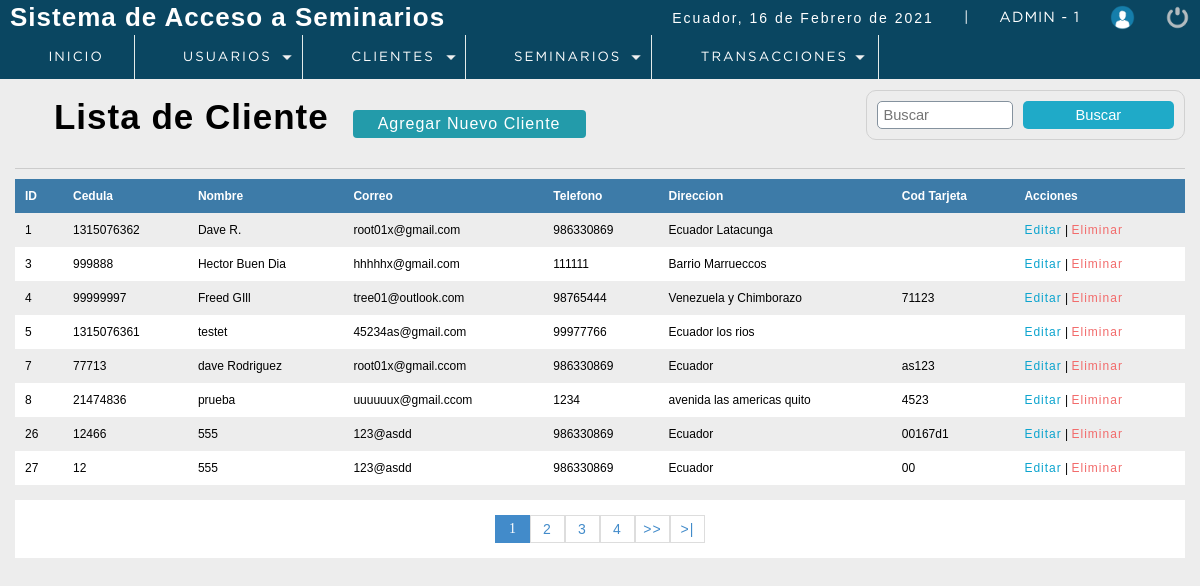
The page /sistema/lista_clientes.php (signed in) on the database its author committed.
### tables this page shows
CREATE TABLE `cliente` (
  `idcliente` int(11) NOT NULL,
  `cedula` int(11) DEFAULT NULL,
  `nombre` varchar(80) DEFAULT NULL,
  `apellidos` varchar(80) NOT NULL,
  `Correo` varchar(80) DEFAULT NULL,
  `telefono` int(11) DEFAULT NULL,
  `direccion` text DEFAULT NULL,
  `dateAdd` datetime NOT NULL DEFAULT current_timestamp(),
  `usuario_id` int(11) NOT NULL,
  `status` int(11) NOT NULL DEFAULT 1,
  `cod_tarjeta` varchar(20) NOT NULL
);

### sistema/lista_clientes.php (the view, shortened to what this page needs)
<?php
 include "../conection.php";
?>
<!DOCTYPE html>
<html lang="en">
<head>
	<?php include "includes/scripts.php"?>
</head>
<body>
 <?php include "includes/header.php"?>
	<section id="container">
		<h1><i class="fas fa-list-alt"></i> Lista de Cliente</h1>
        <a href="registro_cliente.php" class="btn_new">Agregar Nuevo Cliente</a>
    <form action="buscar_cliente.php" method="get" class="form_search">
        <input type="text" name="busqueda" id="busqueda" placeholder="Buscar">
        <input type="submit" value="Buscar" class="btn_search" >
    </form>
    <hr>
        <table>
            <tr>
                <th>ID</th>
                <th>Cedula</th>
                <th>Nombre</th>
                <th>Correo</th>
                <th>Telefono</th>
                <th>Direccion</th>
                <th>Cod Tarjeta</th>
                <th>Acciones</th>
            </tr>
            <?php
           $sql_registre = mysqli_query($conection,"SELECT COUNT(*) AS total_registro FROM cliente WHERE Status =1");
           $result_registre = mysqli_fetch_array($sql_registre);
           $total_resgistros = $result_registre['total_registro'];
           $por_pagina = 8;
           if (empty($_GET['pagina'])) {
               $pagina =1;
           }
           else {
               $pagina = $_GET['pagina'];
           }
           $desde = ($pagina - 1) * $por_pagina;
           $total_paginas = ceil($total_resgistros / $por_pagina);
           $query = mysqli_query($conection,"SELECT * FROM cliente  WHERE status = 1
                                                                    ORDER BY idcliente ASC LIMIT $desde, $por_pagina");
           $result = mysqli_num_rows($query);
           if ($result > 0) {
               while ($data = mysqli_fetch_array($query)) {
           ?>
            <tr>
                <td><?php echo $data["idcliente"];?></td>
                <td><?php echo $data["cedula"];?></td>
                <td><?php echo $data["nombre"];?></td>
                <td><?php echo $data["Correo"];?></td>
                <td><?php echo $data["telefono"];?></td>
                <td><?php echo $data["direccion"];?></td>
                <td><?php echo $data["cod_tarjeta"];?></td>
                <td>
                    <a class="link_edit" href="editar_cliente.php?id=<?php echo $data["idcliente"];?>">Editar</a>
                   <?php if ($_SESSION['rol']==1 || $_SESSION['rol']==2) {
                     ?>
                     |
                    <a class="link_delete" href="eliminar_cliente.php?id=<?php echo $data["idcliente"];?>">Eliminar</a>
                    <?php } ?>
                </td>
            </tr>
                <?php
               }
           }
            ?>
        </table>
        <div class="paginador">
                    <ul>
                    <?php
                    for ($i=1; $i <= $total_paginas; $i++) {
                        if ($i == $pagina) {
                            echo '<li class="pageSelected">'.$i.'</li>';
                        }
                        else {
                            echo '<li><a href="?pagina='.$i.'">'.$i.'</a></li>';
                        }
                    }
                    if ($pagina!=$total_paginas) {
                    ?>
                    <li><a href="?pagina=<?php echo $pagina+1;?>">>></a></li>
                    <li><a href="?pagina=<?php echo $total_paginas;?>">>|</a></li>
                        <?php
                            }
                        ?>
                    </ul>
                </div>
	</section>
</body>
</html>

### sistema/css/style.css (style rules this page uses)
* { margin: 0; padding: 0; box-sizing: border-box; }
body { background: #ededed; }
h1, h2, h3, h4, h5, h6 { font-family: 'arial'; font-weight: bold; letter-spacing: 1px; }
h1 { font-size: 26px; }
a { text-decoration: none; font-family: arial; letter-spacing: 1px; }
#container { padding: 90px 15px 15px; }
hr { border: 0; background: #CCC; height: 1px; margin: 10px 0; display: block; }
form { border: 2px solid #78909C; border-radius: 2%; background: #FFF; margin: auto; padding: 20px 50px; border: 1px solid #d1d1d1; }
input,select { display: block; width: 100%; font-size: 11pt; padding: 5px; border: 1px solid #85929e; border-radius: 5px; }
#container h1 { font-size: 35px; display: inline-block; }
.btn_new { display: inline-block; background: #239baa; color: #FFF; padding: 5px 25px; border-radius: 4px; margin: 20px; }
table { border-collapse: collapse; font-size: 12px; font-family: 'arial'; width: 100%; }
table th { text-align: left; padding: 10px; background: #3d7ba8; color: #FFF; }
table tr:nth-child(odd) { background: #FFF; }
table td { padding: 10px; }
.link_edit { color: #0ca4ce; }
.link_delete { color: #f26b6b; }
.paginador ul { padding: 15px; list-style: none; background: #FFF; margin-top: 15px; display: -webkit-flex; display: -moz-flex; display: -ms-flex; display: -o-flex; display: flex; justify-content: center; }
.paginador a, .pageSelected { color: #428bca; border: 1px solid #ddd; padding: 5px; display: inline-block; font-size: 14px; text-align: center; width: 35px; }
.pageSelected { color: #FFF; background: #428bca; border: 1px solid #428bca; }
.form_search { display: -webkit-flex; display: -moz-flex; display: -ms-flex; display: -o-flex; display: flex; float: right; background: initial; padding: 10px; border-radius: 10px; }
.form_search .btn_search { background: #1faac8; color: #FFF; padding: 0 20px; border: 0; cursor: pointer; margin-left: 10px; }

### rows shown on the page
cliente: idcliente "1", cedula "1315076362", nombre "Dave R.", Correo "root01x@gmail.com", telefono "986330869", direccion "Ecuador Latacunga"
cliente: idcliente "3", cedula "999888", nombre "Hector Buen Dia", Correo "hhhhhx@gmail.com", telefono "111111", direccion "Barrio Marrueccos"
cliente: idcliente "4", cedula "99999997", nombre "Freed GIll", Correo "tree01@outlook.com", telefono "98765444", direccion "Venezuela y Chimborazo", cod_tarjeta "71123"
cliente: idcliente "5", cedula "1315076361", nombre "testet", Correo "45234as@gmail.com", telefono "99977766", direccion "Ecuador los rios"
cliente: idcliente "7", cedula "77713", nombre "dave Rodriguez", Correo "root01x@gmail.ccom", telefono "986330869", direccion "Ecuador", cod_tarjeta "as123"
cliente: idcliente "8", cedula "21474836", nombre "prueba", Correo "uuuuuux@gmail.ccom", telefono "1234", direccion "avenida las americas quito", cod_tarjeta "4523"
cliente: idcliente "26", cedula "12466", nombre "555", Correo "123@asdd", telefono "986330869", direccion "Ecuador", cod_tarjeta "00167d1"
cliente: idcliente "27", cedula "12", nombre "555", Correo "123@asdd", telefono "986330869", direccion "Ecuador", cod_tarjeta "00"

### other values the page prints
fechaC() "16 de Febrero de 2021"
$_SESSION['user'] "ADMIN"
$_SESSION['rol'] "1"
